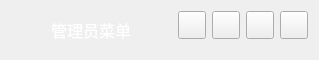
    <widget class="QWidget" name="AdminTitleW" native="true">
     <property name="minimumSize">
      <size>
       <width>0</width>
       <height>60</height>
      </size>
     </property>
     <property name="maximumSize">
      <size>
       <width>16777215</width>
       <height>60</height>
      </size>
     </property>
     <layout class="QHBoxLayout" name="horizontalLayout_4">
      <item>
       <widget class="QLabel" name="label_3">
        <property name="minimumSize">
         <size>
          <width>30</width>
          <height>30</height>
         </size>
        </property>
        <property name="maximumSize">
         <size>
          <width>30</width>
          <height>30</height>
         </size>
        </property>
        <property name="text">
         <string/>
        </property>
        <property name="pixmap">
         <pixmap resource="image.qrc">:/images/images/else/icon1.png</pixmap>
        </property>
       </widget>
      </item>
      <item>
       <widget class="QLabel" name="label_2">
        <property name="font">
         <font>
          <family>Algerian</family>
          <pointsize>12</pointsize>
         </font>
        </property>
        <property name="styleSheet">
         <string notr="true">QLabel
{
	color:white;
}</string>
        </property>
        <property name="text">
         <string> 管理员菜单</string>
        </property>
       </widget>
      </item>
      <item>
       <spacer name="horizontalSpacer_3">
        <property name="orientation">
         <enum>Qt::Horizontal</enum>
        </property>
        <property name="sizeHint" stdset="0">
         <size>
          <width>40</width>
          <height>20</height>
         </size>
        </property>
       </spacer>
      </item>
      <item>
       <layout class="QVBoxLayout" name="verticalLayout_6">
        <item>
         <layout class="QHBoxLayout" name="horizontalLayout_6">
          <item>
           <widget class="QPushButton" name="setButton">
            <property name="minimumSize">
             <size>
              <width>28</width>
              <height>28</height>
             </size>
            </property>
            <property name="maximumSize">
             <size>
              <width>28</width>
              <height>28</height>
             </size>
            </property>
            <property name="text">
             <string/>
            </property>
           </widget>
          </item>
          <item>
           <widget class="QPushButton" name="minBtn">
            <property name="minimumSize">
             <size>
              <width>28</width>
              <height>28</height>
             </size>
            </property>
            <property name="maximumSize">
             <size>
              <width>28</width>
              <height>28</height>
             </size>
            </property>
            <property name="text">
             <string/>
            </property>
           </widget>
          </item>
          <item>
           <widget class="QPushButton" name="maxBtn">
            <property name="minimumSize">
             <size>
              <width>28</width>
              <height>28</height>
             </size>
            </property>
            <property name="maximumSize">
             <size>
              <width>28</width>
              <height>28</height>
             </size>
            </property>
            <property name="text">
             <string/>
            </property>
           </widget>
          </item>
          <item>
           <widget class="QPushButton" name="closeBtn">
            <property name="minimumSize">
             <size>
              <width>28</width>
              <height>28</height>
             </size>
            </property>
            <property name="maximumSize">
             <size>
              <width>28</width>
              <height>28</height>
             </size>
            </property>
            <property name="text">
             <string/>
            </property>
           </widget>
          </item>
         </layout>
        </item>
        <item>
         <spacer name="verticalSpacer">
          <property name="orientation">
           <enum>Qt::Vertical</enum>
          </property>
          <property name="sizeHint" stdset="0">
           <size>
            <width>20</width>
            <height>40</height>
           </size>
          </property>
         </spacer>
        </item>
       </layout>
      </item>
     </layout>
    </widget>
